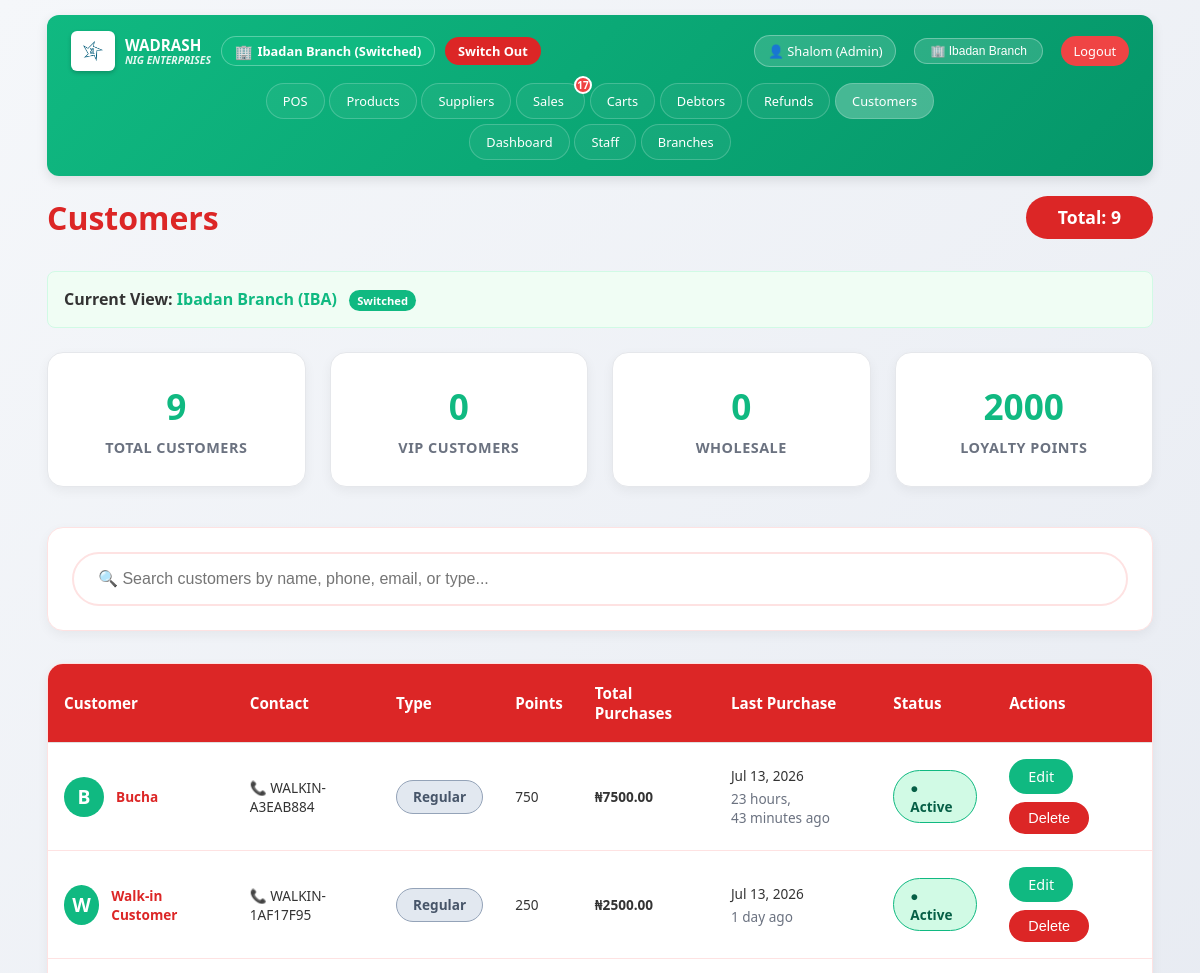
Page /customers/ (signed in, upper part) on the earlier database version.
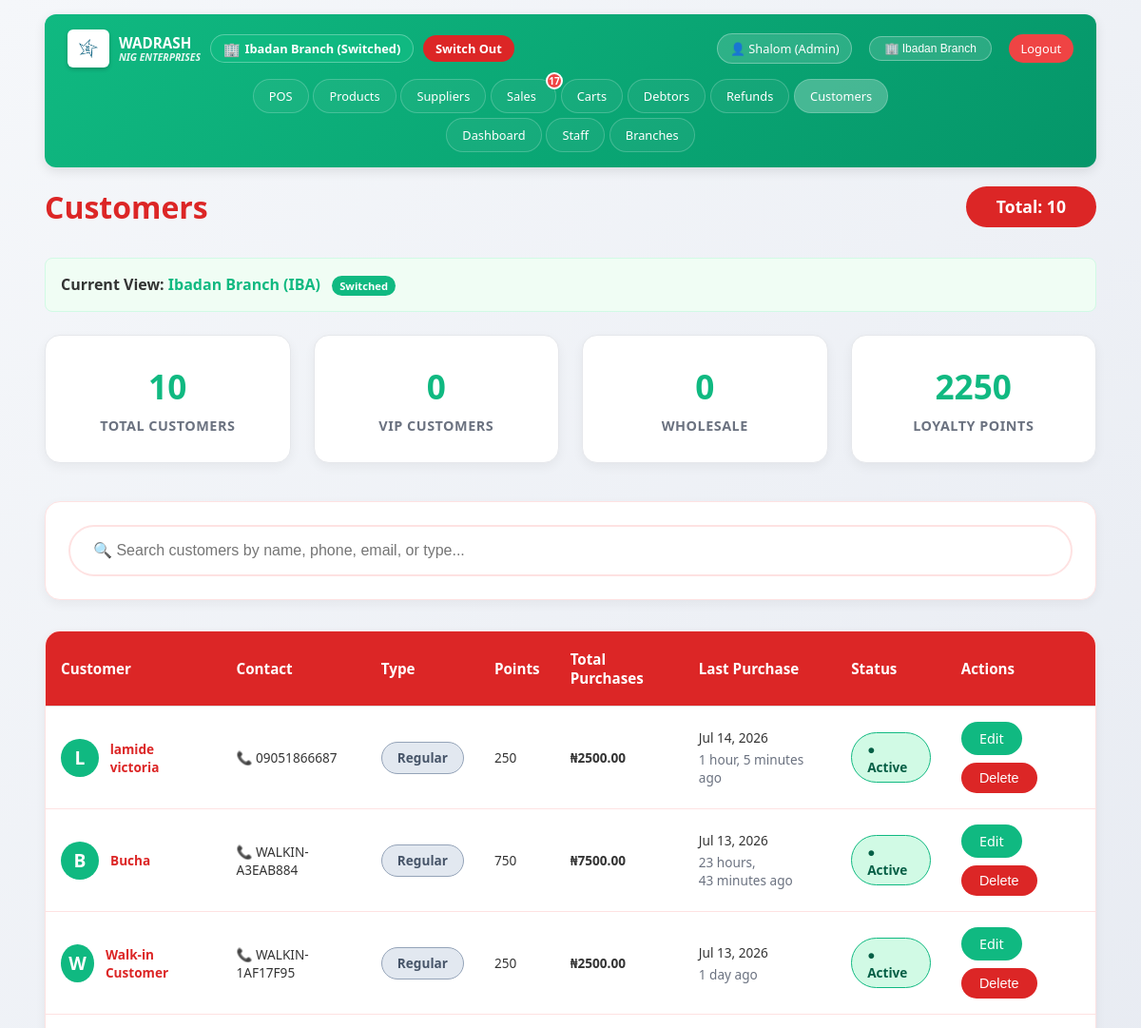
Same page on the later database version.
### customers/models.py (models this page shows, shortened)
class Customer(models.Model):
    CUSTOMER_TYPE = [
        ('regular', 'Regular'),
        ('vip', 'VIP'),
        ('wholesale', 'Wholesale'),
    ]
    name = models.CharField(max_length=200)
    phone = models.CharField(max_length=15, unique=True)
    email = models.EmailField(blank=True, null=True)
    address = models.TextField(blank=True)
    customer_type = models.CharField(max_length=20, choices=CUSTOMER_TYPE, default='regular')
    loyalty_points = models.IntegerField(default=0)
    total_purchases = models.DecimalField(max_digits=12, decimal_places=2, default=0)
    last_purchase_date = models.DateTimeField(null=True, blank=True)
    notes = models.TextField(blank=True)
    is_active = models.BooleanField(default=True)
    branch = models.ForeignKey('branches.Branch', on_delete=models.SET_NULL, null=True, blank=True, related_name='customers')
    created_at = models.DateTimeField(auto_now_add=True)
    updated_at = models.DateTimeField(auto_now=True)
    class Meta:
        db_table = 'customers'
        ordering = ['-created_at']
        indexes = [
            models.Index(fields=['phone']),
            models.Index(fields=['customer_type']),
        ]

### customers/views.py (the view)
# urls.py: path('', views.customer_list, name='customer_list'),
@login_required
def customer_list(request):
    current_branch = None
    if request.user.is_superuser or request.user.role == 'admin':
        branch_id = request.session.get('current_branch_id')
        if branch_id:
            try:
                current_branch = Branch.objects.get(id=branch_id)
            except Branch.DoesNotExist:
                current_branch = None
    else:
        current_branch = request.user.branch
    customers = Customer.objects.all()
    if current_branch:
        customers = customers.filter(branch=current_branch)
    elif not (request.user.is_superuser or request.user.role == 'admin'):
        customers = customers.none()
    customers = customers.order_by('-created_at')
    total_customers = customers.count()
    vip_count = customers.filter(customer_type='vip').count()
    wholesale_count = customers.filter(customer_type='wholesale').count()
    total_points = customers.aggregate(total=Sum('loyalty_points'))['total'] or 0
    search_query = request.GET.get('search', '')
    if search_query:
        customers = customers.filter(
            Q(name__icontains=search_query) |
            Q(phone__icontains=search_query) |
            Q(email__icontains=search_query)
        )
    context = {
        'customers': customers,
        'total_customers': total_customers,
        'vip_count': vip_count,
        'wholesale_count': wholesale_count,
        'total_points': total_points,
        'search_query': search_query,
        'current_branch': current_branch,
        'viewing_all_branches': current_branch is None and (request.user.is_superuser or request.user.role == 'admin')
    }
    return render(request, 'customers/customer_list.html', context)

### inventoryApp/context_processors.py (called while the page is built)
def notifications(request):
    if request.user.is_authenticated:
        return {
            'unread_dashboard_count': UserNotification.get_unread_count(
                request.user, 'dashboard'
            ),
            'unread_debtors_count': UserNotification.get_unread_count(
                request.user, 'debtors'
            ),
            'unread_refunds_count': UserNotification.get_unread_count(
                request.user, 'refunds'
            ),
            'unread_sales_count': UserNotification.get_unread_count(
                request.user, 'sales'
            ),
            'total_unread_count': UserNotification.get_unread_count(request.user),
        }
    return {}

def session_timeout(request):
    return {
        'session_timeout': getattr(settings, 'AUTO_LOGOUT_DELAY', 30),
    }

def all_branches(request):
    if request.user.is_authenticated:
        branches = Branch.objects.filter(is_active=True).order_by('name')
        return {'all_branches': branches}
    return {}

### customers/templates/customers/customer_list.html (shortened to what the changed rows need)
{% extends 'base.html' %}
{% load static %}
{% block content %}
<div class="header-actions">
    <h1 style="color: #dc2626; font-size: 2rem;">Customers</h1>
    <div class="total-badge">
        Total: {{ total_customers }}
    </div>
</div>
<div class="customer-stats">
    <div class="stat-card">
        <div class="stat-value">{{ total_customers }}</div>
        <div class="stat-label">Total Customers</div>
    </div>
    <div class="stat-card">
        <div class="stat-value">{{ total_points }}</div>
        <div class="stat-label">Loyalty Points</div>
    </div>
</div>
<div class="customer-table-container">
    <table class="customer-table">
        <thead>
            <tr>
                <th>Customer</th>
                <th>Contact</th>
                <th>Type</th>
                <th>Points</th>
                <th>Total Purchases</th>
                <th>Last Purchase</th>
                <th>Status</th>
                <th>Actions</th>
            </tr>
        </thead>
        <tbody id="customerTableBody">
            {% for customer in customers %}
            <tr data-customer-id="{{ customer.id }}"
                data-name="{{ customer.name|lower }}"
                data-phone="{{ customer.phone }}"
                data-email="{{ customer.email|lower }}"
                data-type="{{ customer.customer_type }}"
                data-branch-id="{{ customer.branch.id|default:'' }}"
                data-branch-name="{{ customer.branch.name|default:'' }}">
                <td>
                    <div class="customer-info">
                        <div class="customer-avatar">
                            {{ customer.name|slice:":1"|upper }}
                        </div>
                        <div>
                            <strong style="color: #dc2626;">{{ customer.name }}</strong>
                        </div>
                    </div>
                </td>
                <td>
                    <div><span style="color: #10b981;">📞</span> {{ customer.phone }}</div>
                </td>
                <td>
                    <span class="type-badge type-{{ customer.customer_type }}">
                        {{ customer.get_customer_type_display|default:customer.customer_type|title }}
                    </span>
                </td>
                <td>
                    <span class="points-highlight">{{ customer.loyalty_points }}</span>
                </td>
                <td>
                    <strong>₦{{ customer.total_purchases|floatformat:2 }}</strong>
                </td>
                <td>
                    {% if customer.last_purchase_date %}
                        <span title="{{ customer.last_purchase_date|date:'M d, Y H:i' }}">
                            {{ customer.last_purchase_date|date:"M d, Y" }}
                        </span>
                        <div class="purchase-history">
                            {{ customer.last_purchase_date|timesince }} ago
                        </div>
                    {% else %}
                        <span style="color: #9ca3af;">Never</span>
                    {% endif %}
                </td>
                <td>
                    <span class="type-badge {% if customer.is_active %}status-active{% else %}status-inactive{% endif %}">
                        {% if customer.is_active %}● Active{% else %}○ Inactive{% endif %}
                    </span>
                </td>
                <td>
                    <div style="display: flex; gap: 0.5rem; flex-wrap: wrap;">
                        <a href="{% url 'edit_customer' customer.id %}" class="btn-green btn-sm">Edit</a>
                        <button onclick="deleteCustomer({{ customer.id }}, '{{ customer.name|escapejs }}')"
                                class="btn-red btn-sm">Delete</button>
                    </div>
                </td>
            </tr>
            {% endfor %}
        </tbody>
    </table>
</div>
{% endblock %}

Differences in the rows shown:
added Customer: name "L", name "lamide victoria", phone "09051866687", customer_type "Regular", loyalty_points "250", total_purchases "2500.00", last_purchase_date "Jul 14, 2026", last_purchase_date "1 hour, 5 minutes", is_active "● Active"
Other differences:
{{ total_customers }}: "9" → "10"
{{ total_points }}: "2000" → "2250"
